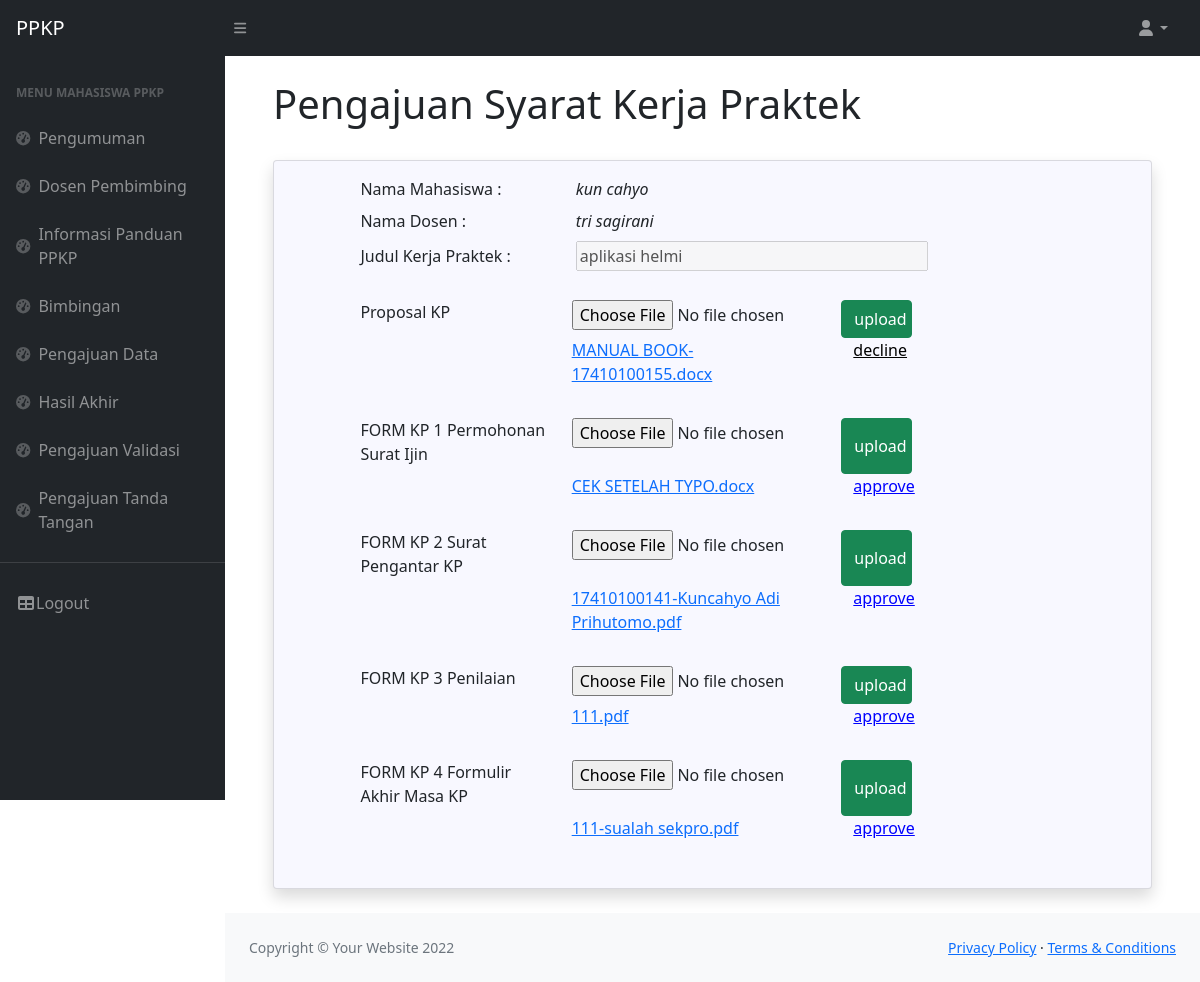
The app's page /Pengajuan-Data.php (signed in) with its own data.
### tables this page shows
CREATE TABLE `mahasiswa_kp` (
  `id` int(11) NOT NULL,
  `id_user` int(11) NOT NULL,
  `id_dosen` int(11) NOT NULL,
  `prodi` varchar(100) NOT NULL,
  `nim_mahasiswa` bigint(20) NOT NULL,
  `nama_mahasiswa` varchar(250) NOT NULL,
  `judu_kp` varchar(200) NOT NULL,
  `lokasi_kp` varchar(200) NOT NULL,
  `alamat` varchar(200) NOT NULL,
  `kontak` varchar(12) NOT NULL,
  `status_kp` varchar(50) NOT NULL,
  `status_dosen` varchar(50) NOT NULL
);

CREATE TABLE `dosen` (
  `id` bigint(20) UNSIGNED NOT NULL,
  `id_user` int(11) NOT NULL,
  `nidn` bigint(20) NOT NULL,
  `prodi` varchar(100) NOT NULL,
  `name` varchar(255) NOT NULL,
  `email` varchar(255) NOT NULL,
  `status` varchar(255) NOT NULL,
  `status_akun` varchar(50) NOT NULL
);

CREATE TABLE `uploadkp` (
  `id` bigint(20) UNSIGNED NOT NULL,
  `id_user` int(11) NOT NULL,
  `namalengkap` varchar(255) NOT NULL,
  `namafile` varchar(255) NOT NULL,
  `tanggal` date NOT NULL,
  `kode` int(11) NOT NULL,
  `status` varchar(50) NOT NULL
);

### Pengajuan-Data.php (the view, shortened to what this page needs)
<!DOCTYPE html>
<html lang="en">
    <head>
        <link href="https://cdn.jsdelivr.net/npm/simple-datatables@latest/dist/style.css" rel="stylesheet" />
        <link href="css/styles.css" rel="stylesheet" />
        <link href="vendor/fontawesome-free/css/all.min.css" rel="stylesheet" type="text/css">
    </head>
    <body class="sb-nav-fixed">
        <?php
        require('_partial/navbar.php');
            require('_partial/sidebar.php');
            $kodesesi=$_SESSION['id'];
            ?>
                <main>
                    <div class="container-fluid px-5">
                        <h1 class="mt-4">Pengajuan Syarat Kerja Praktek</h1>
                        <div class="content-wrapper">
                        <br>
                            <div class="card shadow mb-4" style="background-color:#F8F8FF;">
                                <div class="card-body tab-content" id="myTabContent">
                                <?php
                                $sql = 'Select m.*,d.name from Mahasiswa_kp m join dosen d on m.id_dosen=d.id where m.id_user='.$kodesesi;
                                $query = mysqli_query($koneksi, $sql);
                                   while ($row = mysqli_fetch_array($query))
                                      {
                                      ?>
                                <label class="form-label col-3 offset-1">Nama Mahasiswa :</label>
                                    <i type="text" id="nama" name="nama" class="form-label col-5"><?php echo $row['nama_mahasiswa'];?></i>
                                    <br>
                                    <label class="form-label col-3 offset-1">Nama Dosen :</label>
                                    <i type="text" id="namadosen" name="namadosen" class="form-label col-5"><?php echo $row['name'];?></i>
                                    <br>
                                    <label class="form-label col-3 offset-1">Judul Kerja Praktek :</label>
                                    <input type="text" id="namadosen" name="namadosen" disabled class="form-input col-5" value="<?php echo $row['judu_kp'];?>">
                                    <?php
                                      };
                                    ?>
                                    <br>
                                    <br>
                                    <form method="POST" action="proses/tambah-form.php?idset=<?php echo $kodesesi;?>" enctype="multipart/form-data">
                                        <div class="row col-12">
                                        <label class="form-label col-3 offset-1">Proposal KP</label>
                                        <input type="file" class="form-control-file col-4" id="form-0" name="form-1">
                                        <input type="submit" class="btn btn-success col-1" id="tambah-form-0" name="tambah-form-0" value="upload">
                                        </div>
                                    </form>
                                    <div class="row col-12">
                                        <a class="form-label col-4 offset-4">
                                        <?php
                                        $sql = (mysqli_query($koneksi,"select * from uploadkp where id_user=$kodesesi and kode=0"));
                                        while ($row = mysqli_fetch_array($sql))
                                            {
                                                echo $row['namafile'];
                                                $status=$row['status'];
                                        ?>
                                        </a>
                                        <?php
                                        if($status=="pending"){
                                            echo "<a style='color:red ;' class='form-label a col-2'>".$status;
                                        }elseif($status=="approve"){
                                            echo "<a style='color:blue ;' class='form-label b col-2'>".$status;
                                        }else{
                                            echo "<a style='color:black ;' class='form-label b col-2'>".$status;;
                                        }
                                            };
                                        ?>
                                        </a>
                                    </div>
                                    <br>
                                    <form method="POST" action="proses/tambah-form.php?idset=<?php echo $kodesesi;?>" enctype="multipart/form-data">
                                        <div class="row col-12">
                                        <label class="form-label col-3 offset-1">FORM KP 1 Permohonan Surat Ijin</label>
                                        <input type="file" class="form-control-file col-4" id="form-1" name="form-1">
                                        <input type="submit" class="btn btn-success col-1" id="tambah-form-1" name="tambah-form-1" value="upload">
                                        </div>
                                    </form>
                                    <div class="row col-12">
                                        <a class="form-label col-4 offset-4">
                                        <?php
                                        $sql = (mysqli_query($koneksi,"select * from uploadkp where id_user=$kodesesi and kode=1"));
                                        while ($row = mysqli_fetch_array($sql))
                                            {
                                                echo $row['namafile'];
                                                $status=$row['status'];
                                        ?>
                                        </a>
                                        <?php
                                        if($status=="pending"){
                                            echo "<a style='color:red ;' class='form-label a col-2'>".$status;
                                        }elseif($status=="approve"){
                                            echo "<a style='color:blue ;' class='form-label b col-2'>".$status;
                                        }else{
                                            echo "<a style='color:black ;' class='form-label b col-2'>".$status;
                                        }
                                            };
                                        ?>
                                        </a>
                                    </div>
                                    <br>
                                    <form method="POST" action="proses/tambah-form.php?idset=<?php echo $kodesesi;?>" enctype="multipart/form-data">
                                        <div class="row col-12">
                                        <label class="form-label col-3 offset-1">FORM KP 2 Surat Pengantar KP</label>
                                        <input type="file" class="form-control-file col-4" id="form-2" name="form-2">
                                        <input type="submit" class="btn btn-success col-1" id="tambah-form-2" name="tambah-form-2" value="upload">
                                        </div>
                                    </form>
                                    <div class="row col-12">
                                        <a class="form-label col-4 offset-4">
                                        <?php
                                        $sql = (mysqli_query($koneksi,"select * from uploadkp where id_user=$kodesesi and kode=2"));
                                        while ($row = mysqli_fetch_array($sql))
                                            {
                                                echo $row['namafile'];
                                                $status=$row['status'];
                                        ?>
                                        </a>
                                        <?php
                                        if($status=="pending"){
                                            echo "<a style='color:red ;' class='form-label col-2'>".$status;
                                        }elseif($status=="approve"){
                                            echo "<a style='color:blue ;' class='form-label col-2'>".$status;
                                        }else{
                                            echo "<a style='color:black ;' class='form-label b col-2'>".$status;
                                        }
                                            }
                                        ?>
                                        </a>
                                    </div>
                                    <br>
                                    <form method="POST" action="proses/tambah-form.php?idset=<?php echo $kodesesi;?>" enctype="multipart/form-data">
                                        <div class="row col-12">
                                        <label class="form-label col-3 offset-1">FORM KP 3 Penilaian</label>
                                        <input type="file" class="form-control-file col-4" id="form-3" name="form-3">
                                        <input type="submit" class="btn btn-success col-1" id="tambah-form-3" name="tambah-form-3" value="upload">
                                        </div>
                                    </form>
                                    <div class="row col-12">
                                        <a class="form-label col-4 offset-4">
                                        <?php
                                        $sql = (mysqli_query($koneksi,"select * from uploadkp where id_user=$kodesesi and kode=3"));
                                        while ($row = mysqli_fetch_array($sql))
                                            {
                                                echo $row['namafile'];
                                                $status=$row['status'];
                                        ?>
                                        </a>
                                        <?php
                                        if($status=="pending"){
                                            echo "<a style='color:red ;' class='form-label col-2'>".$status;
                                        }elseif($status=="approve"){
                                            echo "<a style='color:blue ;' class='form-label col-2'>".$status;
                                        }else{
                                            echo "<a style='color:black ;' class='form-label b col-2'>".$status;
                                        }
                                            }
                                        ?>
                                        </a>
                                    </div>
                                    <br>
                                    <form method="POST" action="proses/tambah-form.php?idset=<?php echo $kodesesi;?>" enctype="multipart/form-data">
                                        <div class="row col-12">
                                        <label class="form-label col-3 offset-1">FORM KP 4 Formulir Akhir Masa KP</label>
                                        <input type="file" class="form-control-file col-4" id="form-4" name="form-4">
                                        <input type="submit" class="btn btn-success col-1" id="tambah-form-4" name="tambah-form-4" value="upload">
                                        </div>
                                    </form>
                                    <div class="row col-12">
                                        <a class="form-label col-4 offset-4">
                                        <?php
                                        $sql = (mysqli_query($koneksi,"select * from uploadkp where id_user=$kodesesi and kode=4"));
                                        while ($row = mysqli_fetch_array($sql))
                                            {
                                                echo $row['namafile'];
                                                $status=$row['status'];
                                        ?>
                                        </a>
                                        <?php
                                        if($status=="pending"){
                                            echo "<a style='color:red ;' class='form-label col-2'>".$status;
                                        }elseif($status=="approve"){
                                            echo "<a style='color:blue ;' class='form-label col-2'>".$status;
                                        }else{
                                            echo "<a style='color:black ;' class='form-label b col-2'>".$status;
                                        }
                                            }
                                        ?>
                                        </a>
                                    </div>
                                    <br>
                                </div>
                                </div>
                        </div>
                    </div>
                </main>
                <?php
                require('_partial/footer.php')
                ?>
    </body>
</html>

### records on screen
mahasiswa_kp: nama_mahasiswa "kun cahyo", id_dosen.name "tri sagirani", namadosen "aplikasi helmi"
uploadkp: namafile "MANUAL BOOK-17410100155.docx", status "decline"
uploadkp: namafile "CEK SETELAH TYPO.docx", status "approve"
uploadkp: namafile "17410100141-Kuncahyo Adi Prihutomo.pdf", status "approve"
uploadkp: namafile "111.pdf", status "approve"
uploadkp: namafile "111-sualah sekpro.pdf", status "approve"
